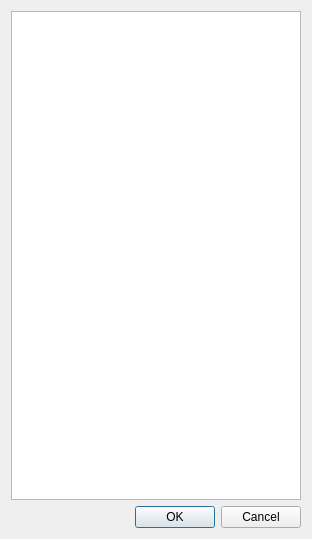
<?xml version="1.0" encoding="UTF-8"?>
<ui version="4.0">
 <class>QSSHSelectDialog</class>
 <widget class="QDialog" name="QSSHSelectDialog">
  <property name="geometry">
   <rect>
    <x>0</x>
    <y>0</y>
    <width>312</width>
    <height>539</height>
   </rect>
  </property>
  <property name="windowTitle">
   <string>Выбор файла</string>
  </property>
  <layout class="QVBoxLayout" name="verticalLayout">
   <item>
    <widget class="QListView" name="listViewSSHFileName">
     <property name="editTriggers">
      <set>QAbstractItemView::NoEditTriggers</set>
     </property>
     <property name="showDropIndicator" stdset="0">
      <bool>false</bool>
     </property>
     <property name="selectionMode">
      <enum>QAbstractItemView::ExtendedSelection</enum>
     </property>
    </widget>
   </item>
   <item>
    <widget class="QDialogButtonBox" name="buttonBox">
     <property name="orientation">
      <enum>Qt::Horizontal</enum>
     </property>
     <property name="standardButtons">
      <set>QDialogButtonBox::Cancel|QDialogButtonBox::Ok</set>
     </property>
    </widget>
   </item>
  </layout>
 </widget>
 <resources/>
 <connections>
  <connection>
   <sender>buttonBox</sender>
   <signal>accepted()</signal>
   <receiver>QSSHSelectDialog</receiver>
   <slot>accept()</slot>
   <hints>
    <hint type="sourcelabel">
     <x>248</x>
     <y>254</y>
    </hint>
    <hint type="destinationlabel">
     <x>157</x>
     <y>274</y>
    </hint>
   </hints>
  </connection>
  <connection>
   <sender>buttonBox</sender>
   <signal>rejected()</signal>
   <receiver>QSSHSelectDialog</receiver>
   <slot>reject()</slot>
   <hints>
    <hint type="sourcelabel">
     <x>316</x>
     <y>260</y>
    </hint>
    <hint type="destinationlabel">
     <x>286</x>
     <y>274</y>
    </hint>
   </hints>
  </connection>
 </connections>
</ui>
